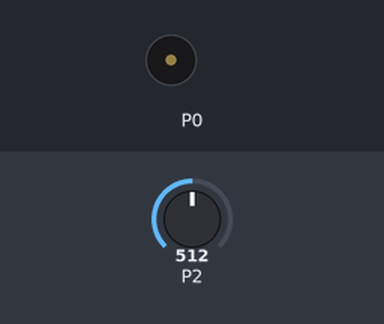
Bench run of a program on a simulated BBC micro:bit running MicroPython. Parts: buzzer (waves = sounding). Inputs (shaded band) come from the test bench; at power-on: P2 = 512 (analog values on the 0–1023 scale).

Above: at 1.2 s.
1.3 s: P2 set to 306
At 2.5 s:
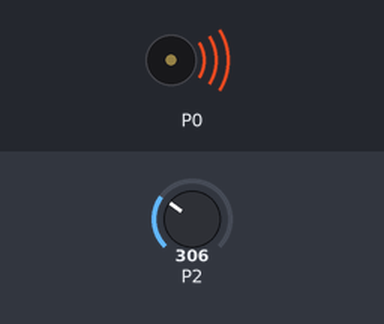
Timing chart, 0 to 4.3 s (numbered marks = the images above; inputs shaded):
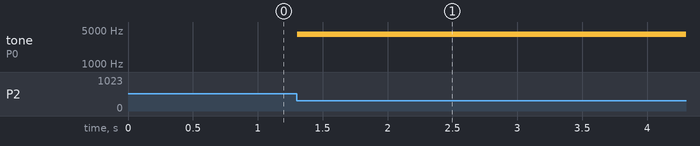

Measured:
- after the input at 1.3 s, tone on P0: silent → 4120 Hz at once

The program:

p7_magic_music.py
```python
from microbit import *
import music

multiplier = 20

baseline_lightness = pin2.read_analog()

while True:
    lightness = pin2.read_analog()
    tone = baseline_lightness - lightness
    if tone > 0:
        music.pitch(tone * multiplier)
    sleep(100)
```
